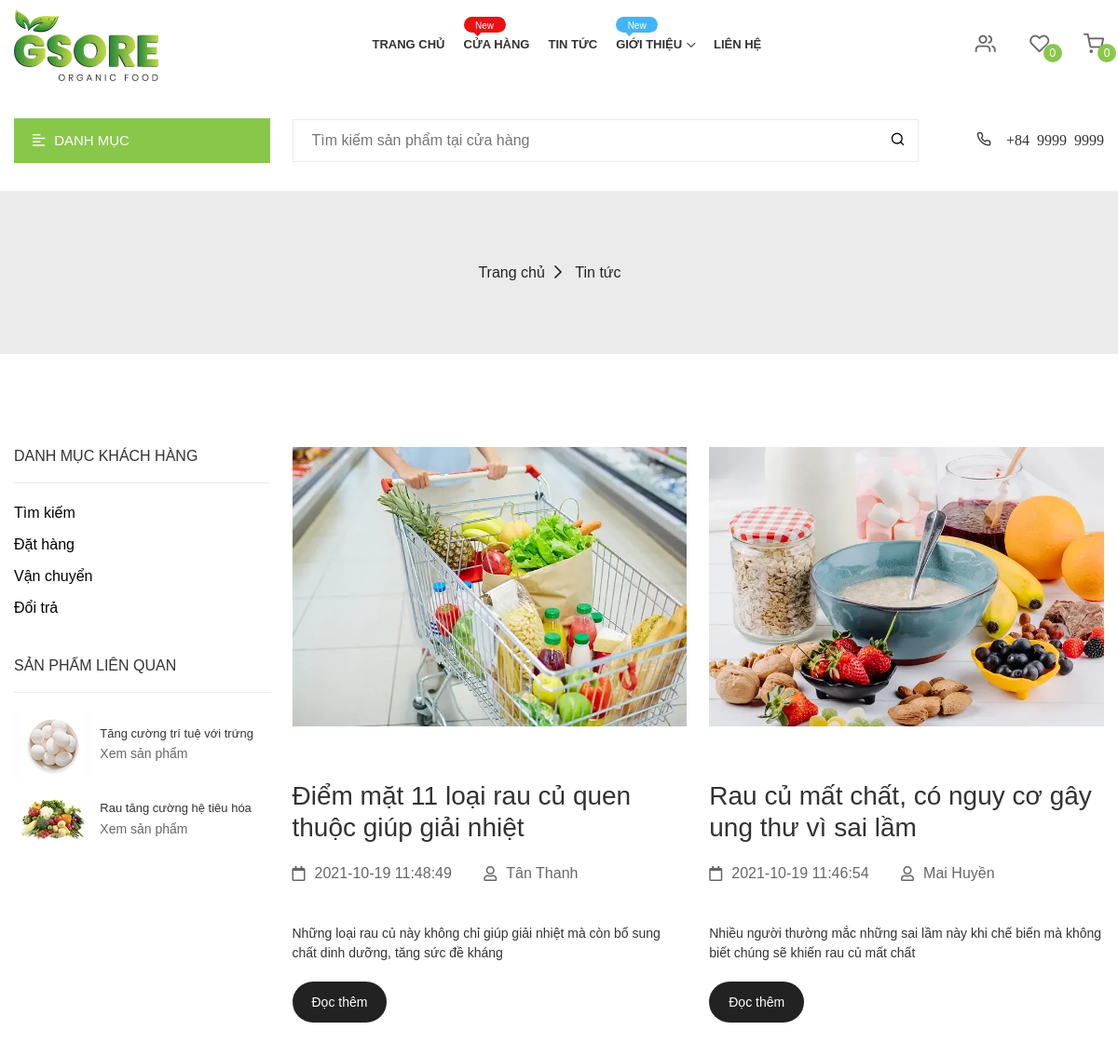
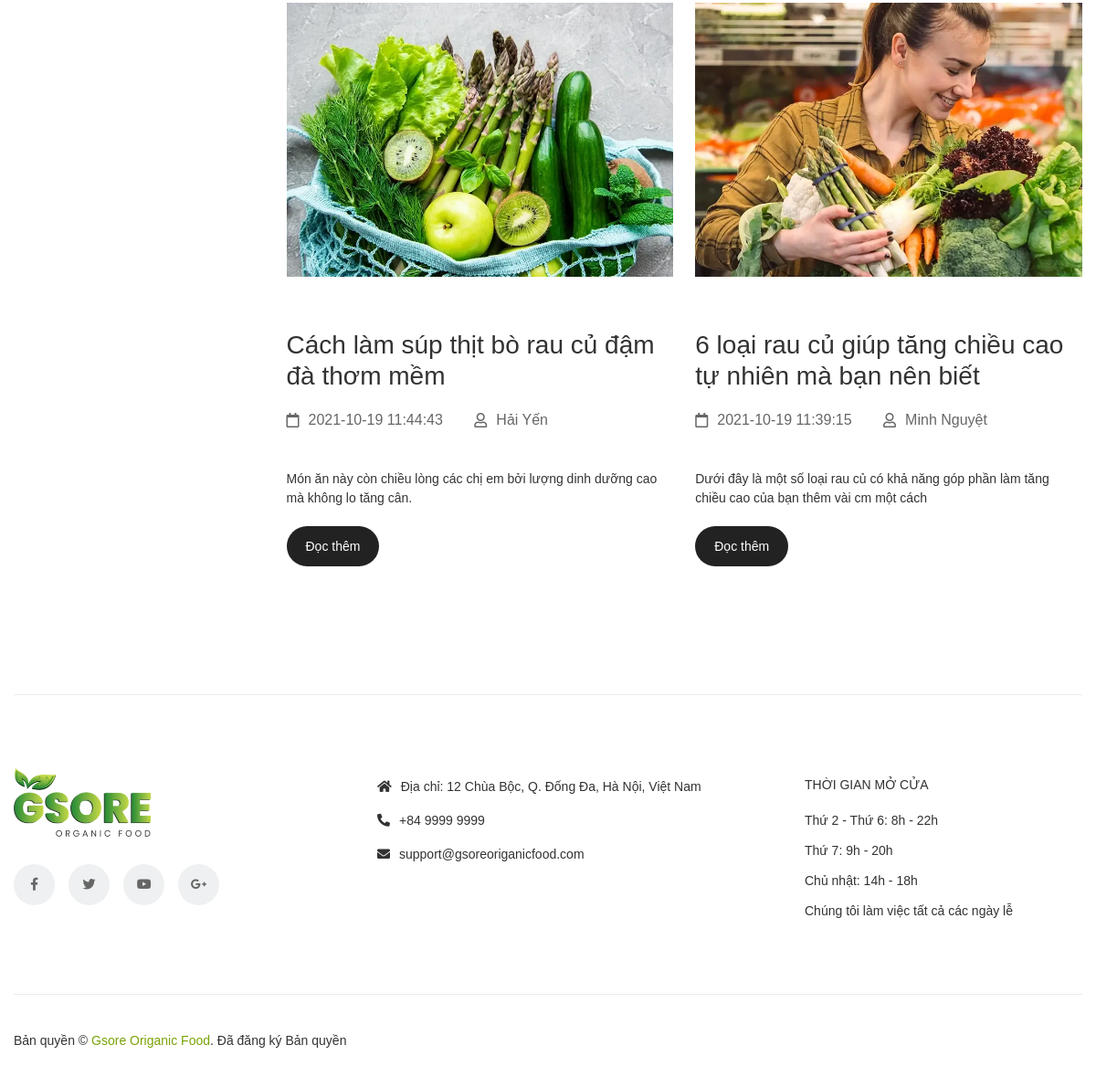
The app's page /blog-grid-sidebar-left.php with its own data (2 pictures, top to bottom).
### tables this page shows
CREATE TABLE `tintuc` (
  `matintuc` int(11) NOT NULL,
  `tieude` varchar(200) NOT NULL,
  `noidungtintuc` text NOT NULL,
  `ngaydang` datetime NOT NULL,
  `mota` varchar(200) NOT NULL,
  `nguoidang` varchar(100) NOT NULL,
  `anhminhhoa` text DEFAULT NULL
);

### blog-grid-sidebar-left.php (the view, shortened to what this page needs)
<!DOCTYPE html>
<html lang="zxx">
<head>
    <link rel="stylesheet" href="assets/css/vendor/jquery-ui.min.css">
    <link rel="stylesheet" href="assets/css/vendor/fontawesome.css">
    <link rel="stylesheet" href="assets/css/vendor/plaza-icon.css">
    <link rel="stylesheet" href="assets/css/vendor/bootstrap.min.css">
    <link rel="stylesheet" href="assets/css/plugin/slick.css">
    <link rel="stylesheet" href="assets/css/plugin/material-scrolltop.css">
    <link rel="stylesheet" href="assets/css/plugin/price_range_style.css">
    <link rel="stylesheet" href="assets/css/plugin/in-number.css">
    <link rel="stylesheet" href="assets/css/plugin/venobox.min.css">
    <link rel="stylesheet" href="assets/css/plugin/jquery.lineProgressbar.css">
    <link rel="stylesheet" href="assets/css/main.css">
</head>
<body>
    <header>
        <div class="header d-none d-lg-block" id="header">
            <div class="header__center sticky-header p-tb-10">
                <div class="container">
                    <div class="row">
                        <div class="col-12 d-flex justify-content-between align-items-center">
                            <div class="header__logo">
                                <a href="index.php" class="header__logo-link img-responsive">
                                    <img class="header__logo-img img-fluid" src="assets/img/logo/logo.png" alt="">
                                </a>
                            </div>
                             <div class="header-menu">
                                <nav>
                                    <ul class="header__nav">
                                        <li class="header__nav-item pos-relative">
                                            <a href="index.php" class="header__nav-link">Trang chủ</a>
                                        </li>
                                        <li class="header__nav-item pos-relative">
                                            <a href="shop.php" class="header__nav-link">Cửa hàng</a>
                                            <span class="menu-label menu-label--red">New</span>
                                        </li>
                                        <li class="header__nav-item pos-relative">
                                            <a href="blog-grid-sidebar-left.php" class="header__nav-link">Tin tức</a>
                                        </li>
                                        <li class="header__nav-item pos-relative">
                                            <a href="#" class="header__nav-link">Giới thiệu <i class="fal fa-chevron-down"></i></a>
                                            <span class="menu-label menu-label--blue">New</span>
                                        </li>
                                        <li class="header__nav-item pos-relative">
                                                <a href="contact.php" class="header__nav-link">Liên hệ</a>
                                        </li>
                                    </ul>
                                </nav>
                            </div>
                            <ul class="header__user-action-icon">
                                <li>
                                    <a href="my-account.php">
                                        <i class="icon-users"></i>
                                    </a>
                                </li>
                                <li>
                                    <a href="wishlist.php">
                                        <i class="icon-heart"></i>
                                        <span class="item-count pos-absolute">
                                        <?php
                                                $i=0;
                                                echo $i;
                                            ?>
                                        </span>
                                    </a>
                                </li>
                                <li>
                                    <a href="view-cart.php">
                                        <i class="icon-shopping-cart"></i>
                                        <span class="wishlist-item-count pos-absolute">
                                            <?php
                                                $i=0;
                                                echo $i;
                                            ?>
                                        </span>
                                    </a>
                                </li>
                            </ul>
                        </div>
                    </div>
                </div>
            </div>
             <div class="header__bottom p-tb-30">
                <div class="container">
                    <div class="row justify-content-between align-items-center">
                        <div class="col-xl-3 col-lg-3">
                            <div class="header-menu-vertical pos-relative">
                                <h4 class="menu-title link--icon-left"><i class="far fa-align-left"></i>DANH MỤC</h4>
                            </div>
                        </div>
                        <div class="col-xl-7 col-lg-6">
                            <form class="header-search" action="search.php" method="get">
                                <div class="header-search__content pos-relative">
                                    <input type="search"  name="q" placeholder="Tìm kiếm sản phẩm tại cửa hàng" required>
                                    <button class="pos-absolute" type="submit"><i class="icon-search"></i></button>
                                </div>
                            </form>
                        </div>
                        <div class="col-xl-2 col-lg-3">
                            <div class="header-phone text-end"><i class="icon-phone">+84 9999 9999</i></div>
                        </div>
                    </div>
                </div>
            </div>
        </div>
    </header>
    <div class="page-breadcrumb">
        <div class="container">
            <div class="row">
                <div class="col-12">
                    <ul class="page-breadcrumb__menu">
                        <li class="page-breadcrumb__nav"><a href="index.php">Trang chủ</a></li>
                        <li class="page-breadcrumb__nav active">Tin tức</li>
                    </ul>
                </div>
            </div>
        </div>
    </div>
    <main id="main-container" class="main-container">
        <div class="container">
            <div class="row flex-column-reverse flex-lg-row">
                <div class="col-lg-3">
                    <div class="position-sticky">
                        <div class="sidebar__widget">
                            <div class="sidebar__box">
                                <h5 class="sidebar__title">DANH MỤC KHÁCH HÀNG</h5>
                            </div>
                            <ul class="sidebar__menu">
                                <li><a href="search.php">Tìm kiếm</a></li>
                                <li><a href="view-cart.php">Đặt hàng</a></li>
                                <li><a href="shipping-policy.php">Vận chuyển</a></li>
                                <li><a href="return-and-refund-policy.php">Đổi trả</a></li>
                            </ul>
                        </div>
                        <div class="sidebar__widget">
                            <div class="sidebar__box">
                                <h5 class="sidebar__title">SẢN PHẨM LIÊN QUAN</h5>
                            </div>
                            <ul class="sidebar__post-blog list-space--small">
                                <li class="d-flex align-items-center ">
                                    <a class="sidebar__post-img img-responsive" href="#">
                                        <img src="assets/img/product/size-small/product-home-1-img-1.jpg" alt="">
                                    </a>
                                    <div class="sidebar__post-content">
                                        <span class="d-block color-gray">Tăng cường trí tuệ với trứng</span>
                                        <a class="link--gray" href="product-single-default.php">Xem sản phẩm</a>
                                    </div>
                                </li>
                                <li class="d-flex align-items-center">
                                    <a class="sidebar__post-img img-responsive" href="#">
                                        <img src="assets/img/product/size-small/product-home-1-img-2.jpg" alt="">
                                    </a>
                                    <div class="sidebar__post-content">
                                        <span class="d-block color-gray">Rau tăng cường hệ tiêu hóa </span>
                                        <a class="link--gray" href="product-single-default.php">Xem sản phẩm</a>
                                    </div>
                                </li>
                            </ul>
                        </div>
                    </div>
                </div>
                <div class="col-lg-9">
                    <div class="blog">
                        <div class="row">
                  <?php
                  include("config.php");
                  $sql = "
                          SELECT *
                          from tintuc
                          order by matintuc desc
                        ";
                  $noi_dung_tin_tuc = mysqli_query($ket_noi, $sql);
                  while ($row = mysqli_fetch_array($noi_dung_tin_tuc)) {
                  ;?>
                            <div class="col-md-6">
                                <div class="blog__type-grid">
                                    <div class="blog__img"><a href="blog_processing.php?id=<?php echo $row["matintuc"];?>"><img src="<?php echo 'assets/img/blog/feed/'.$row["anhminhhoa"]?>" alt=""></a></div>
                                        <div class="blog__content">
                                        <a href="blog_processing.php?id=<?php echo $row["matintuc"];?>"><h3 class="blog__title m-t-25"><?php echo "<br>".$row["tieude"];?></h3></a>
                                        <div class="blog__archive m-t-20">
                                            <a class="link--gray link--icon-left m-r-30"><i class="far fa-calendar"></i><?php echo $row["ngaydang"] ;?></a>
                                            <a class="link--gray link--icon-left"><i class="far fa-user"></i><?php echo $row["nguoidang"];?></a>
                                        </div>
                                        <div class="para m-tb-20">
                                            <p class="para__text">
                                                <?php echo "<br>".$row["mota"];?>
                                            </p>
                                        </div>
                                        <a class="btn btn--radius btn--small btn--black btn--black-hover-green" name="click" href="blog_processing.php?id=<?php echo $row["matintuc"];?>">Đọc thêm</a>
                                    </div>
                                </div>
                            </div>
                           <?php
                            }
                           ;?>
                        </div>
                    </div>
                </div>
            </div>
        </div>
    </main>
    <footer class="footer m-t-100">
        <div class="container">
            <div class="footer__top">
                <div class="row">
                    <div class="col-lg-4 col-md-5">
                        <div class="footer__about">
                            <div class="footer__logo">
                                <a href="index.php" class="footer__logo-link">
                                    <img src="assets/img/logo/logo.png" alt="" class="footer__logo-img">
                                </a>
                            </div>
                            <ul class="footer__social-nav">
                                <li class="footer__social-list"><a href="#" class="footer__social-link"><i class="fab fa-facebook-f"></i></a></li>
                                <li class="footer__social-list"><a href="#" class="footer__social-link"><i class="fab fa-twitter"></i></a></li>
                                <li class="footer__social-list"><a href="#" class="footer__social-link"><i class="fab fa-youtube"></i></a></li>
                                <li class="footer__social-list"><a href="#" class="footer__social-link"><i class="fab fa-google-plus-g"></i></a></li>
                            </ul>
                        </div>
                    </div>
                    <div class="col-lg-4 col-md-5">
                        <div class="footer__about1">
                            <ul class="footer__address">
                                <li class="footer__address-item"><i class="fa fa-home"></i>Địa chỉ: 12 Chùa Bộc, Q. Đống Đa, Hà Nội, Việt Nam</li>
                                <li class="footer__address-item"><i class="fa fa-phone-alt"></i>+84 9999 9999</li>
                                <li class="footer__address-item"><i class="fa fa-envelope"></i>support@gsoreoriganicfood.com</li>
                            </ul>
                        </div>
                    </div>
                    <div class="col-lg-4 col-md-5">
                        <div class="footer__menu">
                            <h4 class="footer__nav-title footer__nav-title--dash footer__nav-title--dash-red">Thời gian mở cửa</h4>
                            <ul class="footer__nav">
                                <li class="footer__list">Thứ 2 - Thứ 6: 8h - 22h</li>
                                <li class="footer__list">Thứ 7: 9h - 20h</li>
                                <li class="footer__list">Chủ nhật: 14h - 18h</li>
                                <li class="footer__list">Chúng tôi làm việc tất cả các ngày lễ</li>
                            </ul>
                        </div>
                    </div>
                </div>
            </div>
            <div class="footer__bottom">
                <div class="row">
                    <div class="col-lg-8 col-md-6 col-12">
                        <div class="footer__copyright-text">
                            <p>Bản quyền &copy; <a href="https://gsoreoriganicfood.com/">Gsore Origanic Food</a>. Đã đăng ký Bản quyền</p>
                        </div>
                    </div>
                    <div class="col-lg-4 col-md-6 col-12">
                        <div class="footer__return-and-refund">
                        </div>
                    </div>
                </div>
            </div>
        </div>
    </footer>
</body>
</html>

### records on screen
tintuc: anhminhhoa (picture), tieude "Điểm mặt 11 loại rau củ quen thuộc giúp giải nhiệt", ngaydang "2021-10-19 11:48:49", nguoidang "Tân Thanh", mota "Những loại rau củ này không chỉ giúp giải nhiệt mà còn bổ sung chất dinh dưỡng, tăng sức đề kháng"
tintuc: anhminhhoa (picture), tieude "Rau củ mất chất, có nguy cơ gây ung thư vì sai lầm", ngaydang "2021-10-19 11:46:54", nguoidang "Mai Huyền", mota "Nhiều người thường mắc những sai lầm này khi chế biến mà không biết chúng sẽ khiến rau củ mất chất"
tintuc: anhminhhoa (picture), tieude "Cách làm súp thịt bò rau củ đậm đà thơm mềm", ngaydang "2021-10-19 11:44:43", nguoidang "Hải Yến", mota "Món ăn này còn chiều lòng các chị em bởi lượng dinh dưỡng cao mà không lo tăng cân."
tintuc: anhminhhoa (picture), tieude "6 loại rau củ giúp tăng chiều cao tự nhiên mà bạn nên biết", ngaydang "2021-10-19 11:39:15", nguoidang "Minh Nguyệt", mota "Dưới đây là một số loại rau củ có khả năng góp phần làm tăng chiều cao của bạn thêm vài cm một cách"

### other values on screen
$i "0"
